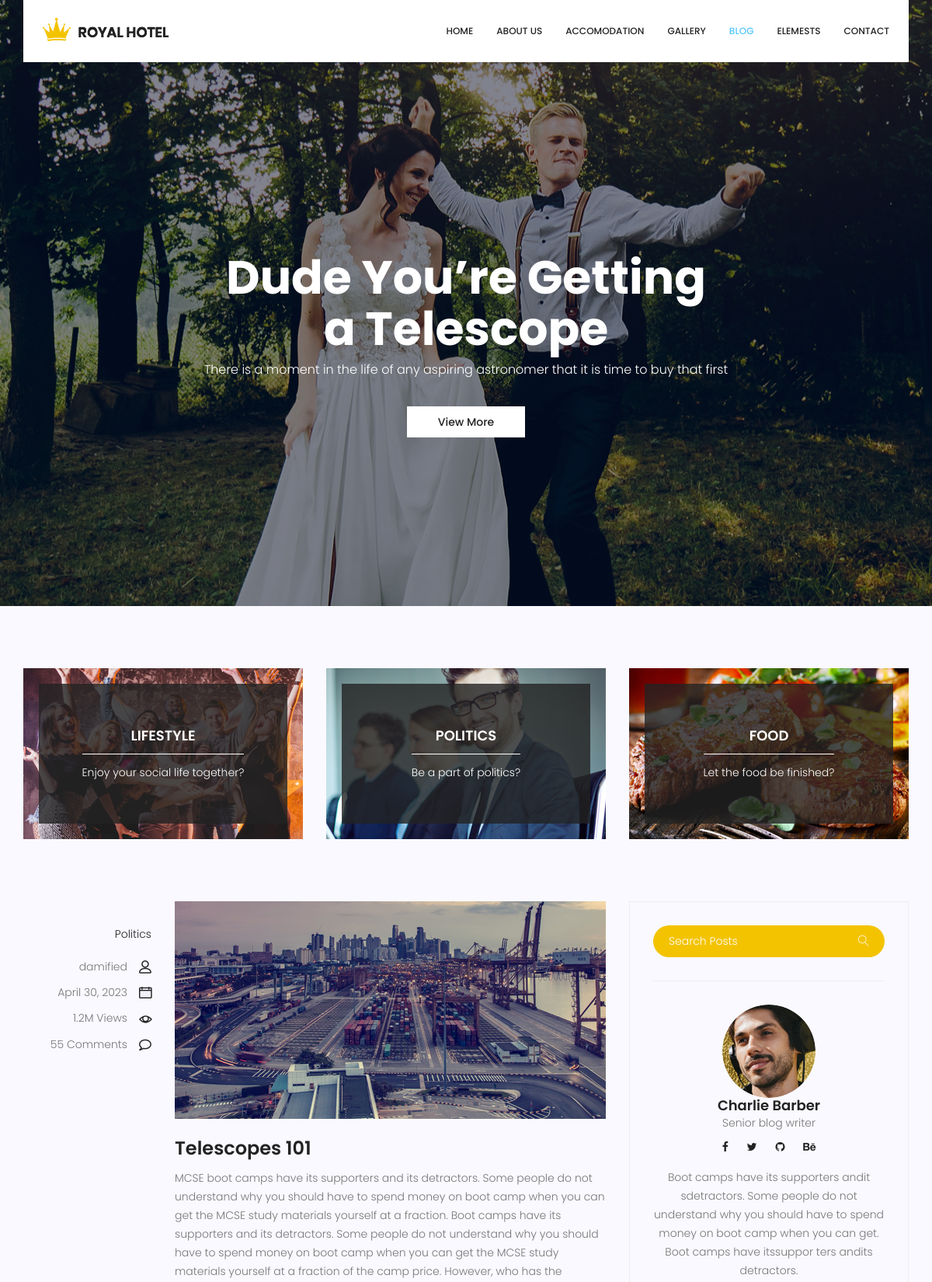
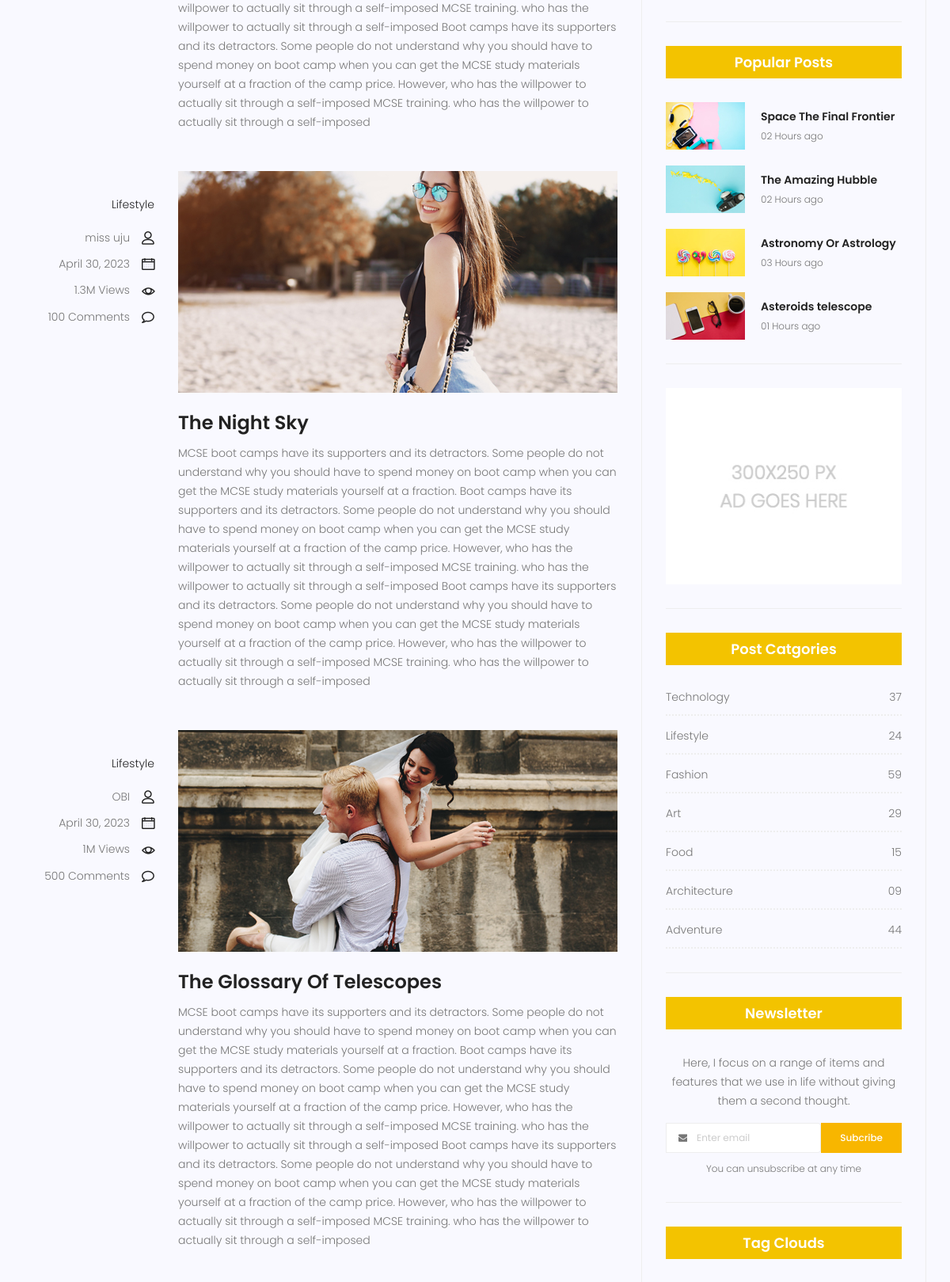
Screenshot of /blog/ (upper part) with the database file from the repository (2 pictures, top to bottom).
### hotel/models.py (models this page shows, shortened)
class Categories(models.Model):
    name = models.CharField(max_length=100)
    description = models.TextField(blank=True)
    image = models.ImageField(upload_to="category_images", blank=True)
    class Meta:
        verbose_name_plural = 'Categories'
    def __str__(self):
        return self.name

class Blog_Post(models.Model):
    title = models.CharField(max_length=100)
    description = models.TextField()
    image = models.ImageField(upload_to="blogpost_images")
    category = models.ForeignKey(Categories, on_delete=models.CASCADE)
    date_created = models.DateField(auto_now_add=True)
    user = models.CharField(max_length=100)
    viewers = models.CharField(max_length=50)
    commentry = models.CharField(max_length=1000)
    Button = models.CharField(max_length=100, default="View More")
    class Meta:
        verbose_name_plural = 'BlogPost'

### hotel/views.py (the view)
# urls.py: path('blog/', views.blog_page, name="blog"),
def blog_page(request):
    if request.method == "GET":
        category = Categories.objects.all()
        blog_post = Blog_Post.objects.filter()
        context = {
            "all_categories": category,
            "all_blog_post": blog_post,
        }
        return render(request, "blog.html", context)
    elif request.method == "POST":
        newsletter = request.POST["email"] # OR request.POST["email"]
        Subscriber.objects.create(email=newsletter)
        return redirect("home")

### templates/blog.html (shortened to what this page needs)
{% load static %}
<!doctype html>
<html lang="en">
    <head>
        <link rel="stylesheet" href="{% static 'css/bootstrap.css' %}">
        <link rel="stylesheet" href="{% static 'vendors/linericon/style.css' %}">
        <link rel="stylesheet" href="{% static 'css/font-awesome.min.css' %}">
        <link rel="stylesheet" href="{% static 'vendors/owl-carousel/owl.carousel.min.css' %}">
        <link rel="stylesheet" href="{% static 'vendors/bootstrap-datepicker/bootstrap-datetimepicker.min.css' %}">
        <link rel="stylesheet" href="{% static 'vendors/nice-select/css/nice-select.css' %}">
        <link rel="stylesheet" href="{% static 'vendors/owl-carousel/owl.carousel.min.css' %}">
        <link rel="stylesheet" href="{% static 'css/style.css' %}">
        <link rel="stylesheet" href="{% static 'css/responsive.css' %}">
    </head>
    <body>
        <header class="header_area">
            <div class="container">
                <nav class="navbar navbar-expand-lg navbar-light">
                    <a class="navbar-brand logo_h" href="index.html"><img src="image/Logo.png" alt=""></a>
                    <div class="collapse navbar-collapse offset" id="navbarSupportedContent">
                        <ul class="nav navbar-nav menu_nav ml-auto">
                            <li class="nav-item"><a class="nav-link" href="index.html">Home</a></li>
                            <li class="nav-item"><a class="nav-link" href="about.html">About us</a></li>
                            <li class="nav-item"><a class="nav-link" href="accomodation.html">Accomodation</a></li>
                            <li class="nav-item"><a class="nav-link" href="gallery.html">Gallery</a></li>
                            <li class="nav-item submenu dropdown active">
                                <a href="#" class="nav-link dropdown-toggle" data-toggle="dropdown" role="button" aria-haspopup="true" aria-expanded="false">Blog</a>
                            </li>
                            <li class="nav-item"><a class="nav-link" href="elements.html">Elemests</a></li>
                            <li class="nav-item"><a class="nav-link" href="contact.html">Contact</a></li>
                        </ul>
                    </div>
                </nav>
            </div>
        </header>
        <section class="banner_area blog_banner d_flex align-items-center">
            <div class="overlay bg-parallax" data-stellar-ratio="0.9" data-stellar-vertical-offset="0" data-background=""></div>
            <div class="container">
                <div class="banner_content text-center">
                    <h4>Dude You’re Getting <br />a Telescope</h4>
                    <p>There is a moment in the life of any aspiring astronomer that it is time to buy that first</p>
                    <a href="#" class="btn white_btn button_hover">View More</a>
                </div>
            </div>
        </section>
        <section class="blog_categorie_area">
            <div class="container">
                <div class="row">
                    {% for category in all_categories%}
                    <div class="col-lg-4">
                        <div class="categories_post">
                            <div class="categories_details">
                                <div class="categories_text">
                                    <a href="blog-details.html"><h5>{{ category.name}}</h5></a>
                                    <div class="border_line"></div>
                                    <p>{{ category.description}}?</p>
                                </div>
                            </div>
                        </div>
                    </div>
                    {% endfor %}
                </div>
            </div>
        </section>
        <section class="blog_area">
            <div class="container">
                <div class="row">
                    <div class="col-lg-8">
                        <div class="blog_left_sidebar">
                            <article class="row blog_item">
                                {% for blog_post in all_blog_post %}
                               <div class="col-md-3">
                                   <div class="blog_info text-right">
                                        <div class="post_tag">
                                            <a href="#">{{ blog_post.category }}</a>
                                        </div>
                                        <ul class="blog_meta list_style">
                                            <li><a href="#">{{ blog_post.user}}<i class="lnr lnr-user"></i></a></li>
                                            <li><a href="#">{{ blog_post.date_created}}<i class="lnr lnr-calendar-full"></i></a></li>
                                            <li><a href="#">{{ blog_post.viewers}}<i class="lnr lnr-eye"></i></a></li>
                                            <li><a href="#">{{ blog_post.commentry}}<i class="lnr lnr-bubble"></i></a></li>
                                        </ul>
                                    </div>
                               </div>
                                <div class="col-md-9">
                                    <div class="blog_post">
                                        <img src="{{ blog_post.image.url }}" alt="">
                                        <div class="blog_details">
                                            <a href="{% url 'blog-single' blog_post.pk %}"><h2>{{ blog_post.title | truncatewords:30}}</h2></a>
                                            <p>{{ blog_post.description }}</p>
                                        </div>
                                    </div>
                                </div>
                                {% endfor %}
                            </article>
                        </div>
                    </div>
                    <div class="col-lg-4">
                        <div class="blog_right_sidebar">
                            <aside class="single_sidebar_widget search_widget">
                                <div class="input-group">
                                    <input type="text" class="form-control" placeholder="Search Posts">
                                    <span class="input-group-btn">
                                        <button class="btn btn-default" type="button"><i class="lnr lnr-magnifier"></i></button>
                                    </span>
                                </div>
                                <div class="br"></div>
                            </aside>
                            <aside class="single_sidebar_widget author_widget">
                                <img class="author_img rounded-circle" src="image/blog/author.png" alt="">
                                <h4>Charlie Barber</h4>
                                <p>Senior blog writer</p>
                                <div class="social_icon">
                                    <a href="#"><i class="fa fa-facebook"></i></a>
                                    <a href="#"><i class="fa fa-twitter"></i></a>
                                    <a href="#"><i class="fa fa-github"></i></a>
                                    <a href="#"><i class="fa fa-behance"></i></a>
                                </div>
                                <p>Boot camps have its supporters andit sdetractors. Some people do not understand why you should have to spend money on boot camp when you can get. Boot camps have itssuppor ters andits detractors.</p>
                                <div class="br"></div>
                            </aside>
                            <aside class="single_sidebar_widget popular_post_widget">
                                <h3 class="widget_title">Popular Posts</h3>
                                <div class="media post_item">
                                    <img src="image/blog/post1.jpg" alt="post">
                                    <div class="media-body">
                                        <a href="blog-details.html"><h3>Space The Final Frontier</h3></a>
                                        <p>02 Hours ago</p>
                                    </div>
                                </div>
                                <div class="media post_item">
                                    <img src="image/blog/post2.jpg" alt="post">
                                    <div class="media-body">
                                        <a href="blog-details.html"><h3>The Amazing Hubble</h3></a>
                                        <p>02 Hours ago</p>
                                    </div>
                                </div>
                                <div class="media post_item">
                                    <img src="image/blog/post3.jpg" alt="post">
                                    <div class="media-body">
                                        <a href="blog-details.html"><h3>Astronomy Or Astrology</h3></a>
                                        <p>03 Hours ago</p>
                                    </div>
                                </div>
                                <div class="media post_item">
                                    <img src="image/blog/post4.jpg" alt="post">
                                    <div class="media-body">
                                        <a href="blog-details.html"><h3>Asteroids telescope</h3></a>
                                        <p>01 Hours ago</p>
                                    </div>
                                </div>
                                <div class="br"></div>
                            </aside>
                            <aside class="single_sidebar_widget ads_widget">
                                <a href="#"><img class="img-fluid" src="image/blog/add.jpg" alt=""></a>
                                <div class="br"></div>
                            </aside>
                            <aside class="single_sidebar_widget post_category_widget">
                                <h4 class="widget_title">Post Catgories</h4>
                                <ul class="list_style cat-list">
                                    <li>
                                        <a href="#" class="d-flex justify-content-between">
                                            <p>Technology</p>
                                            <p>37</p>
                                        </a>
                                    </li>
                                    <li>
                                        <a href="#" class="d-flex justify-content-between">
                                            <p>Lifestyle</p>
                                            <p>24</p>
                                        </a>
                                    </li>
                                    <li>
                                        <a href="#" class="d-flex justify-content-between">
                                            <p>Fashion</p>
                                            <p>59</p>
                                        </a>
                                    </li>
                                    <li>
                                        <a href="#" class="d-flex justify-content-between">
                                            <p>Art</p>
                                            <p>29</p>
                                        </a>
                                    </li>
                                    <li>
                                        <a href="#" class="d-flex justify-content-between">
                                            <p>Food</p>
                                            <p>15</p>
                                        </a>
                                    </li>
                                    <li>
                                        <a href="#" class="d-flex justify-content-between">
                                            <p>Architecture</p>
                                            <p>09</p>
                                        </a>
                                    </li>
                                    <li>
                                        <a href="#" class="d-flex justify-content-between">
                                            <p>Adventure</p>
                                            <p>44</p>
                                        </a>
                                    </li>
                                </ul>
                                <div class="br"></div>
                            </aside>
                            <aside class="single-sidebar-widget newsletter_widget">
                                <h4 class="widget_title">Newsletter</h4>
                                <p>
                                Here, I focus on a range of items and features that we use in life without
                                giving them a second thought.
                                </p>
                                <div class="form-group d-flex flex-row">
                                    <div class="input-group">
                                        <div class="input-group-prepend">
                                            <div class="input-group-text"><i class="fa fa-envelope" aria-hidden="true"></i></div>
                                        </div>
                                        <input type="text" class="form-control" id="inlineFormInputGroup" placeholder="Enter email" onfocus="this.placeholder = ''" onblur="this.placeholder = 'Enter email'">
                                    </div>
                                    <a href="#" class="bbtns">Subcribe</a>
                                </div>
                                <p class="text-bottom">You can unsubscribe at any time</p>
                                <div class="br"></div>
                            </aside>
                            <aside class="single-sidebar-widget tag_cloud_widget">
                                <h4 class="widget_title">Tag Clouds</h4>
                            </aside>
                        </div>
                    </div>
                </div>
            </div>
        </section>
    </body>
</html>

### rows the page displays
Categories: name "LIFESTYLE", description "Enjoy your social life together"
Categories: name "POLITICS", description "Be a part of politics"
Categories: name "FOOD", description "Let the food be finished"
Blog_Post: category "Politics", user "damified", date_created "April 30, 2023", viewers "1.2M Views", commentry "55 Comments", image (picture), title "Telescopes 101", description "MCSE boot camps have its supporters and its detractors. Some people do not understand why you should have to spend money on boot camp when you can get the MCSE study materials yourself at a fraction. Boot camps have its supporters and its detractors. Some people do not understand why you should have to spend money on boot camp when you can get the MCSE study materials yourself at a fraction of the camp price. However, who has the willpower to actually sit through a self-imposed MCSE training. who has the willpower to actually sit through a self-imposed Boot camps have its supporters and its detractors. Some people do not understand why you should have to spend money on boot camp when you…"
Blog_Post: category "Lifestyle", user "miss uju", date_created "April 30, 2023", viewers "1.3M Views", commentry "100 Comments", image (picture), title "The Night Sky", description "MCSE boot camps have its supporters and its detractors. Some people do not understand why you should have to spend money on boot camp when you can get the MCSE study materials yourself at a fraction. Boot camps have its supporters and its detractors. Some people do not understand why you should have to spend money on boot camp when you can get the MCSE study materials yourself at a fraction of the camp price. However, who has the willpower to actually sit through a self-imposed MCSE training. who has the willpower to actually sit through a self-imposed Boot camps have its supporters and its detractors. Some people do not understand why you should have to spend money on boot camp when you…"
Blog_Post: category "Lifestyle", user "OBI", date_created "April 30, 2023", viewers "1M Views", commentry "500 Comments", image (picture), title "The Glossary Of Telescopes", description "MCSE boot camps have its supporters and its detractors. Some people do not understand why you should have to spend money on boot camp when you can get the MCSE study materials yourself at a fraction. Boot camps have its supporters and its detractors. Some people do not understand why you should have to spend money on boot camp when you can get the MCSE study materials yourself at a fraction of the camp price. However, who has the willpower to actually sit through a self-imposed MCSE training. who has the willpower to actually sit through a self-imposed Boot camps have its supporters and its detractors. Some people do not understand why you should have to spend money on boot camp when you…"
